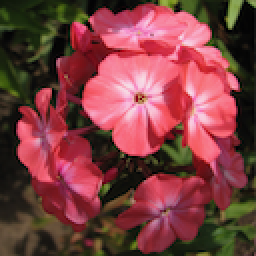
#> input picture bunga/0001.png, 128 x 128 px, given in place of 00_002.png, which was not available (shown 2 times larger)
$ jupyter execute rotate.ipynb   (text cells are left out)
#> lines starting #> are read from the running program, lines starting #| are printed output that depends on the picture; pictures that were not available may be replaced by others from this repository, and a replacement may not be noted
[cell 1]
from google.colab import drive #buat loot drive
drive.mount('/content/drive')

[cell 2]
# import the necessary packages
import matplotlib.pyplot as plt
import argparse
import imutils
import cv2

[cell 3]
def plt_imshow(title, image):
    # convert the image frame BGR to RGB color space and display it
	image = cv2.cvtColor(image, cv2.COLOR_BGR2RGB)
	plt.imshow(image)
	plt.title(title)
	plt.grid(False)
	plt.show()

[cell 4]
cd drive/MyDrive/

[cell 5]
args = {
    "image": "/content/drive/MyDrive/TKC/00_002.png"
}

[cell 6]
# load the image and show it
image = cv2.imread(args["image"])
#> image is the input picture: shape (128, 128, 3); mean B, G, R 64.3, 63.1, 124
plt_imshow("Original", image)

# grab the dimensions of the image and calculate the center of the
# image
(h, w) = image.shape[:2]
#> h = 128; w = 128
(cX, cY) = (w // 2, h // 2)
#> cX = 64; cY = 64

# rotate our image by 45 degrees around the center of the image
M = cv2.getRotationMatrix2D((cX, cY), 45, 1.0)
rotated = cv2.warpAffine(image, M, (w, h))
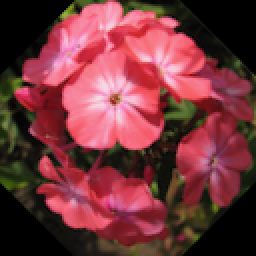
#> rotated: shape (128, 128, 3) (shown 2 times larger); mean B, G, R 59.7, 54.6, 116
plt_imshow("Rotated by 45 Degrees", rotated)

# rotate our image by -90 degrees around the image
M = cv2.getRotationMatrix2D((cX, cY), -90, 1.0)
rotated = cv2.warpAffine(image, M, (w, h))
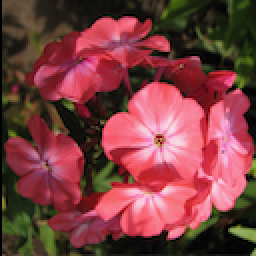
#> rotated: shape (128, 128, 3) (shown 2 times larger); mean B, G, R 64.1, 62.7, 123.7
plt_imshow("Rotated by -90 Degrees", rotated)

[cell 7]
# rotate our image around an arbitrary point rather than the center
M = cv2.getRotationMatrix2D((10, 10), 45, 1.0)
rotated = cv2.warpAffine(image, M, (w, h))
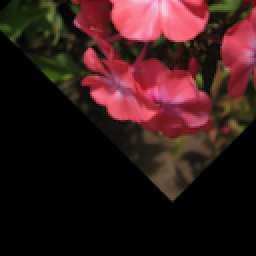
#> rotated: shape (128, 128, 3) (shown 2 times larger); mean B, G, R 26.5, 27, 54.1
plt_imshow("Rotated by Arbitrary Point", rotated)

[cell 8]
# use our imutils function to rotate an image 180 degrees
rotated = imutils.rotate(image, 180)
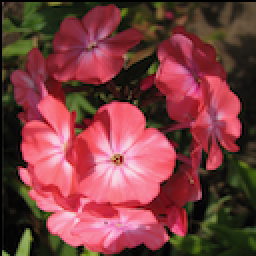
#> rotated: shape (128, 128, 3) (shown 2 times larger); mean B, G, R 63.9, 62.3, 123.3
plt_imshow("Rotated by 180 Degrees", rotated)

[cell 9]
# rotate our image by 33 degrees counterclockwise, ensuring the
# entire rotated image still views in the viewing area
rotated = imutils.rotate_bound(image, -33)
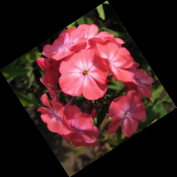
#> rotated: shape (177, 177, 3); mean B, G, R 33.6, 33, 64.8
plt_imshow("Rotated Without Cropping", rotated)

$ run again, on bunga/0002.png
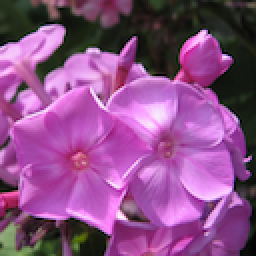
#> input picture bunga/0002.png, 128 x 128 px, given in place of 00_002.png, which was not available (shown 2 times larger)
#> image is the input picture: shape (128, 128, 3); mean B, G, R 135.1, 78.9, 139.8
#> `rotated = imutils.rotate(image, 180)`:
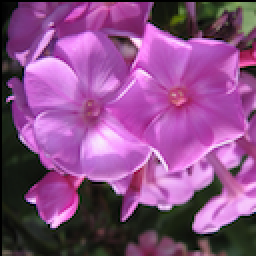
#> rotated: shape (128, 128, 3) (shown 2 times larger); mean B, G, R 133.8, 77.9, 138.2
#> `rotated = imutils.rotate_bound(image, -33)`:
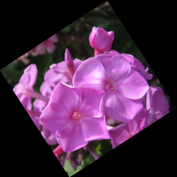
#> rotated: shape (177, 177, 3); mean B, G, R 70.7, 41.3, 73.1
#> image: shape (177, 177, 3)

$ run again, on bunga/0003.png
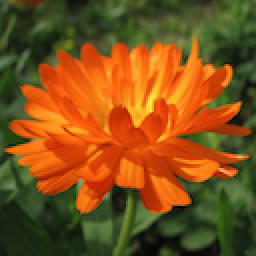
#> input picture bunga/0003.png, 128 x 128 px, given in place of 00_002.png, which was not available (shown 2 times larger)
#> image is the input picture: shape (128, 128, 3); mean B, G, R 26.1, 80.8, 126.9
#> `rotated = imutils.rotate(image, 180)`:
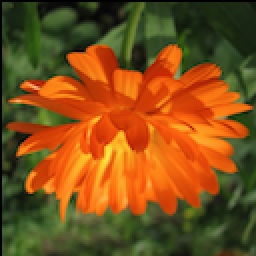
#> rotated: shape (128, 128, 3) (shown 2 times larger); mean B, G, R 25.6, 79.8, 126
#> `rotated = imutils.rotate_bound(image, -33)`:
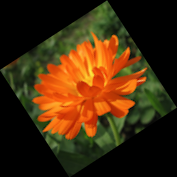
#> rotated: shape (177, 177, 3); mean B, G, R 13.7, 42.3, 66.4
#> image: shape (177, 177, 3)
